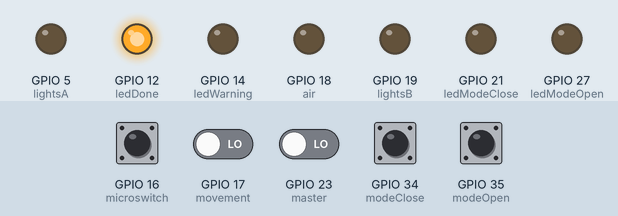
Recording of a sketch running on a simulated ESP32. Parts: output pins drawn as LEDs (lit = HIGH). The inputs (shaded band) are chosen by the test bench; at power-on: GPIO 16 (microswitch) HIGH, GPIO 17 (movement), GPIO 23 (master), GPIO 34 (modeClose), GPIO 35 (modeOpen) LOW. What the sketch prints to the serial monitor is not drawn.

Above: at 1.2 s.
1.3 s: GPIO 23 (master) driven HIGH
At 2.1 s:
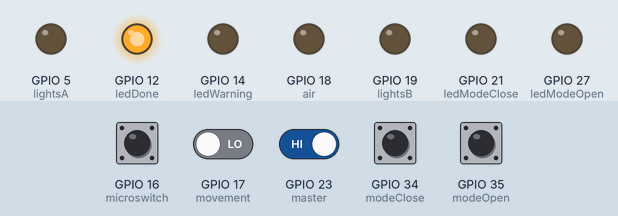
2.8 s: GPIO 35 (modeOpen) pulled HIGH for 0.15 s
At 3.1 s:
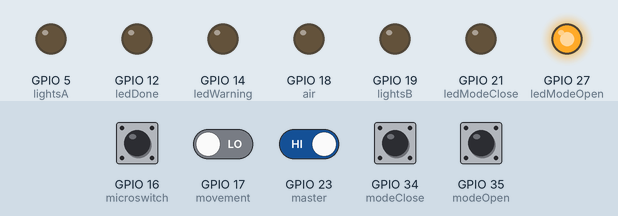
5.9 s: GPIO 16 (microswitch) pulled LOW for 0.15 s
At 6.5 s:
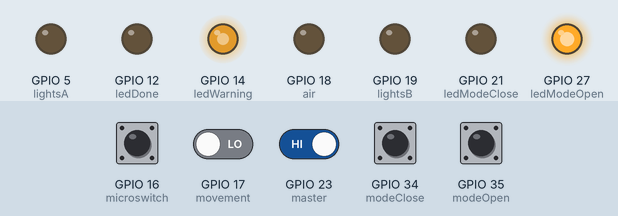
7.6 s: GPIO 16 (microswitch) pulled LOW for 1 s
At 8.2 s:
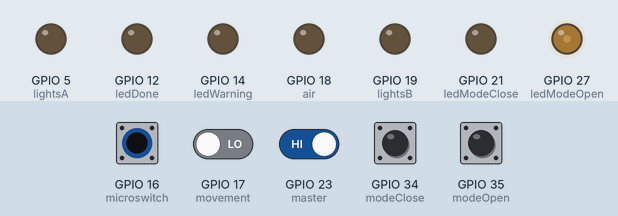
10.6 s: GPIO 35 (modeOpen) pulled HIGH for 1 s
At 11.6 s:
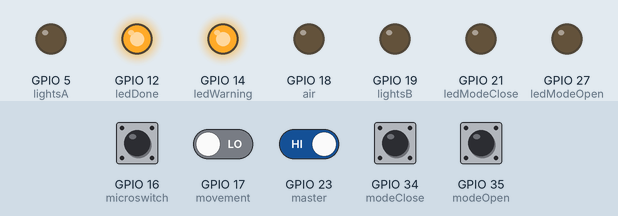
14.1 s: GPIO 34 (modeClose) pulled HIGH for 0.15 s
At 15.2 s:
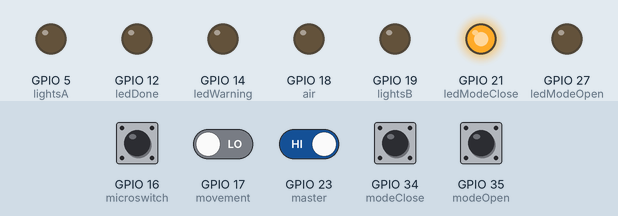
Timing chart, 0 to 17.6 s (numbered marks = the images above; inputs shaded):
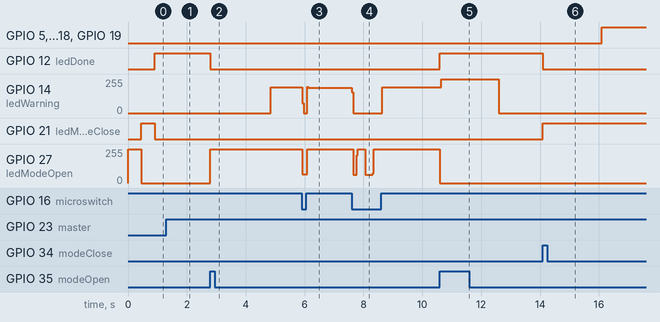

The sketch:

Batman_V1.ino
```cpp
//Outputs

int ledDone = 12;      //Green led: Indicates when the system is ON
int ledWarning = 14;   //Yellow led: indicates a safety sensor was triggered
int ledModeOpen = 27;  //Led which indactes Mode Close is Running
int ledModeClose = 21; //Led which indactes Mode Open is Running

//Inputs

int modeOpen = 35;     //Triggers mode Open
int modeClose = 34;    //Triggers mode Close
int master = 23;       //ON-OFF
int microswitch = 16;  //Triggers security mesures when the doors are opened in an unintended moment
int movement = 17;     //Triggers security mesures when movement is detected in an unintended moment

//AC Relays

int lightsA = 5;       //Relay Lights 72W
int lightsB = 19;      //Relay Lights 72W
int air = 18;  //Relay DC Electromechanic

//Parameters

bool safety = true;           //Turns true when there isn't safety sensors triggered
bool ventilation = false;          //Turns true when ventilation are supposed to be working
bool lights = false;          //Turns true when lights are supposed to be working
bool masterStatus = false;    //Represents weather the Master Button is in HIGH status or in LOW status
bool modeOpenStatus = false;  //Represents weather the Open Status is in HIGH status or in LOW status
bool modeCloseStatus = false; //Represents weather the Close Status is in HIGH status or in LOW status

//Time control

long int tOpen = 134400;     //Time of light exposure (10 minutes)
long int msecs = 0;           //General time of action
long int tpulse = 0;          //Time pulse
long int await = 14000;       // Await for Open Mode
long int tawait = 0;          // Time await control
int functionPulse;            // makes a led pulse


void setup() {

  //Serial monitor

  Serial.begin(115200);

  //Setting outputs

  pinMode(ledDone, OUTPUT);
  pinMode(ledWarning, OUTPUT);
  pinMode(ledModeOpen, OUTPUT);
  pinMode(ledModeClose, OUTPUT);
  pinMode(lightsA, OUTPUT);
  pinMode(lightsB, OUTPUT);
  pinMode(air, OUTPUT);

  //Setting inputs

  pinMode(modeOpen, INPUT);
  pinMode(modeClose, INPUT);
  pinMode(master, INPUT);
  pinMode(microswitch, INPUT);
  pinMode(movement, INPUT);

  //Each system must start OFF whe plugged in

  digitalWrite(lightsA, LOW);
  digitalWrite(ventilation, LOW);

   //Led status: Ready to open or start

   digitalWrite(ledDone, LOW);
   digitalWrite(ledWarning, LOW);
   digitalWrite(ledModeOpen, LOW);
   digitalWrite(ledModeClose, LOW);

}

void loop(){

Serial.print(msecs, DEC);
Serial.print("\n");


// E1: Master button setup

if(digitalRead(master) == HIGH){
  Serial.print("\n E1 high");
  masterStatus = true;}

if(digitalRead(master) == LOW){
  Serial.print("\n E1 low");
  masterStatus = false;
  digitalWrite(lightsA, LOW);
  digitalWrite(lightsB, LOW);
  digitalWrite(air, LOW);
  modeOpenStatus = false;
  modeCloseStatus = false;
  msecs = 0;
  tawait = 0;
  }


 if(digitalRead(modeOpen) == HIGH && modeOpenStatus == false && modeCloseStatus == false){

    modeOpenStatus = true;
    digitalWrite(ledModeOpen, HIGH);
    digitalWrite(ledDone, LOW);
    delay(2000);
    }

  else if (digitalRead(modeOpen) == HIGH && modeOpenStatus == true){

    digitalWrite(lightsA, LOW);
    digitalWrite(lightsB, LOW);
    digitalWrite(air, LOW);
    modeOpenStatus = false;
    modeCloseStatus = false;
    msecs = 0;
    tawait = 0;
    digitalWrite(ledModeOpen, LOW);
    digitalWrite(ledDone, HIGH);
    delay(2000);

    }

 if(digitalRead(modeClose) == HIGH && modeCloseStatus == false && modeOpenStatus == false){

    modeCloseStatus = true;
    digitalWrite(ledModeClose, HIGH);
    digitalWrite(ledDone, LOW);
    modeOpenStatus = false;
    delay(2000);
    }

  else if (digitalRead(modeClose) == HIGH && modeCloseStatus == true){

    modeCloseStatus = false;
    digitalWrite(lightsA, LOW);
    digitalWrite(lightsB, LOW);
    digitalWrite(air, LOW);
    digitalWrite(ledModeClose, LOW);
    digitalWrite(ledDone, HIGH);
    delay(2000);

    }

// E2: Pulse LED'S Behavior wheng plugged in, but not turned ON

if(masterStatus == true && modeCloseStatus == false && modeOpenStatus == false){

  Serial.print("\n E2.1");

  digitalWrite(ledModeOpen, LOW);
  digitalWrite(ledModeClose, LOW);
  digitalWrite(ledDone, HIGH);
  digitalWrite(ledWarning, LOW);

} else if(masterStatus == false){
  Serial.print("\n E2.2");
  Serial.print("\n tpulse:");
  Serial.print(tpulse, DEC);
  Serial.print("\n");

  lights = false;
  ventilation = false;
  modeOpenStatus = false;
  modeCloseStatus = false;

  if(tpulse <= 100){
    tpulse += 1;
    digitalWrite(ledModeOpen, HIGH);
    digitalWrite(ledModeClose, LOW);
    digitalWrite(ledDone, LOW);
    digitalWrite(ledWarning, LOW);

  } else if(tpulse > 100 && tpulse <= 200){

    tpulse += 1;
    digitalWrite(ledModeOpen, LOW);
    digitalWrite(ledModeClose, HIGH);
    digitalWrite(ledDone, LOW);
    digitalWrite(ledWarning, LOW);

  } else if(tpulse > 200 && tpulse <= 300){

    tpulse += 1;
    digitalWrite(ledModeOpen, LOW);
    digitalWrite(ledModeClose, LOW);
    digitalWrite(ledDone, HIGH);
    digitalWrite(ledWarning, LOW);

  } else if(tpulse > 300 && tpulse < 400){

    tpulse += 1;
    digitalWrite(ledModeOpen, LOW);
    digitalWrite(ledModeClose, LOW);
    digitalWrite(ledDone, LOW);
    digitalWrite(ledWarning, HIGH);
  } else {

    tpulse=0;
    digitalWrite(ledModeOpen, LOW);
    digitalWrite(ledModeClose, LOW);
    digitalWrite(ledDone, LOW);
    digitalWrite(ledWarning, LOW);
  }

} else {
  Serial.print("\n E2.3");
  digitalWrite(ledDone, LOW);
}

// E3: Seting up turn on and turn off of Relays

if(lights == true){
  Serial.print("\n E3.1");
  digitalWrite(lightsA, HIGH);
  digitalWrite(lightsB, HIGH);

} else {

  Serial.print("\n E3.2");
  digitalWrite(lightsA, LOW);
  digitalWrite(lightsB, LOW);
}

if(ventilation == true){

  Serial.print("\n E3.3");
  digitalWrite(air, HIGH);

} else {

  Serial.print("\n E3.4");
  digitalWrite(air, LOW);
}

//Setting up functions operations

// E4: Mode Open set up

if(modeOpenStatus == true){ //Mode open begins

  Serial.print("\n E4.1");
  digitalWrite(ledModeOpen, HIGH);
  digitalWrite(ledModeClose, LOW);
  digitalWrite(ledDone, LOW);
  digitalWrite(ledWarning, LOW);
}

// E5: Mode Close set up

if(modeCloseStatus == true){ //Mode close begins

  Serial.print("\n E5.1");
  digitalWrite(ledModeClose, HIGH);
  digitalWrite(ledModeOpen, LOW);
  digitalWrite(ledDone, LOW);
  digitalWrite(ledWarning, LOW);
}


// E6 Safety readings

if(digitalRead(movement)== HIGH && modeOpenStatus == true && tawait > await){

  Serial.print("\n E6.1");
  safety = false;
  digitalWrite(ledWarning, HIGH);

} else if(digitalRead(microswitch) == LOW && modeCloseStatus == true){

  Serial.print("\n E6.2");
  safety = false;
  digitalWrite(ledWarning, HIGH);

} else {

  Serial.print("\n E6.3");
  safety = true;
  digitalWrite(ledWarning, LOW);
}

// E7 Safety mesures: Everything gotta be off

if(safety == false){

  Serial.print("\n E7.1");
  lights = false;
  ventilation = false;
}

if(modeCloseStatus == true && safety){

  Serial.print("\n E7.2");
  lights = true;
  ventilation =  true;

} else if (modeCloseStatus== false && modeOpenStatus == false){

  Serial.print("\n E7.3");
  lights = false;
  ventilation =  false;

}

if(modeOpenStatus == true && msecs == 0 && tawait <= await && digitalRead(microswitch) == LOW) {

  Serial.print("\n E7.4");
  tawait += 1;
  lights = false;
  ventilation = false;
  if (functionPulse <= 70 ){

    functionPulse += 1;
    digitalWrite(ledModeOpen, LOW);

    } else if(functionPulse > 70 && functionPulse < 140) {

      functionPulse += 1;
      digitalWrite(ledModeOpen, HIGH);
    } else {

      functionPulse = 0;
      }

} else if (modeOpenStatus == true && msecs == 0 && tawait > await && digitalRead(microswitch) == HIGH && safety) {

  Serial.print("\n E7.5");
  digitalWrite(ledModeOpen, HIGH);
  digitalWrite(ledWarning, LOW);
  msecs += 1;


  } else if(modeOpenStatus == true && msecs <= tOpen && tawait > await && safety == true && digitalRead(microswitch) == LOW) {

  Serial.print("\n E7.6");
  msecs += 1;
  lights = true;
  ventilation = true;
  digitalWrite(ledWarning, LOW);

} else if(modeOpenStatus == true && msecs > tOpen && safety == true){

  Serial.print("\n E7.7");
  lights = false;
  ventilation = false;
  modeOpenStatus = false;
  msecs = 0;
  tawait = 0;
  digitalWrite(ledWarning, LOW);

 } else if (modeOpenStatus == true && msecs == 0 && tawait < await && digitalRead(microswitch) == HIGH && safety) {

  Serial.print("\n E7.5");
  digitalWrite(ledModeOpen, HIGH);
  digitalWrite(ledWarning, HIGH);


  }

}
```

Measured:
- after the input at 1.3 s, GPIO 12 (ledDone): stays HIGH (without the input it goes to LOW after 0.06 s); GPIO 14 (ledWarning): stays 0/255 (without the input it goes to 88/255 after 0.11 s)
- after the input at 2.8 s, GPIO 12 (ledDone): HIGH → LOW at once; GPIO 14 (ledWarning): 0/255 → 192/255 after 2.0 s; GPIO 27 (ledModeOpen): 0/255 → 255/255 at once
- after the input at 5.9 s, GPIO 14 (ledWarning): 192/255 → 0/255 at once, → 190/255 0.16 s later; GPIO 27 (ledModeOpen): 255/255 → 64/255 at once, → 255/255 0.16 s later
- after the input at 7.6 s, GPIO 14 (ledWarning): 190/255 → 0/255 at once, → 193/255 1.0 s later; GPIO 27 (ledModeOpen): 255/255 → 61/255 after 0.05 s, → 255/255 0.12 s later, → 63/255 0.30 s later, → 255/255 0.24 s later
- after the input at 10.6 s, GPIO 12 (ledDone): LOW → HIGH at once; GPIO 14 (ledWarning): 193/255 → 255/255 at once, → 0/255 2.0 s later; GPIO 27 (ledModeOpen): 255/255 → 0/255 at once
- after the input at 14.1 s, GPIO 5 (lightsA), GPIO 18 (air), GPIO 19 (lightsB): LOW → HIGH after 2.0 s; GPIO 12 (ledDone): HIGH → LOW at once; GPIO 21 (ledModeClose): LOW → HIGH at once
